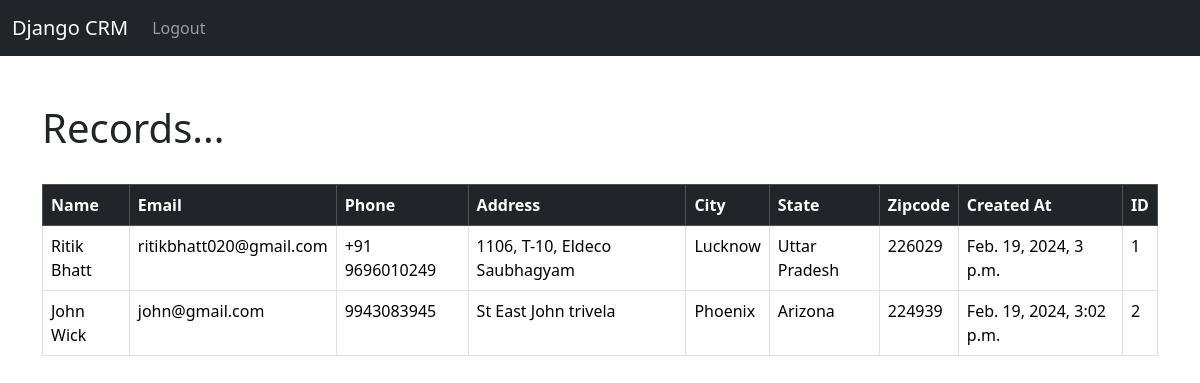
The app's page / (signed in) with its own data.
### website/models.py (models this page shows, shortened)
class Record(models.Model):
    created_at = models.DateTimeField(auto_now_add=True)
    first_name = models.CharField(max_length=50)
    last_name = models.CharField(max_length=50)
    email = models.CharField(max_length=100)
    phone = models.CharField(max_length=15)
    address = models.CharField(max_length=100)
    city = models.CharField(max_length=50)
    state = models.CharField(max_length=50)
    zipcode = models.CharField(max_length=20)

### website/views.py (the view)
# urls.py: 2. Add a URL to urlpatterns:  path('', views.home, name='home')
def home(request):
    records = Record.objects.all()
    if request.method == 'POST':
        username = request.POST['username']
        password = request.POST['password']
        user = authenticate(request, username=username, password=password)
        if user is not None:
            login(request, user)
            messages.success(request, "You have been Logged In!")
            return redirect('home')
        else:
            messages.success(request, "There was an Error Loggin in, please try again...")
            return redirect('home')
    else:
        return render(request, 'home.html', {'records': records})

### website/templates/home.html (shortened to what this page needs)
{% extends "base.html" %}
{% block content %}
{% if user.is_authenticated %}
<h1>Records...</h1>
<table class="table table-hover table-bordered">
    <thead class="table-dark">
      <tr>
        <th scope="col">Name</th>
        <th scope="col">Email</th>
        <th scope="col">Phone</th>
        <th scope="col">Address</th>
        <th scope="col">City</th>
        <th scope="col">State</th>
        <th scope="col">Zipcode</th>
        <th scope="col">Created At</th>
        <th scope="col">ID</th>
      </tr>
    </thead>
    <tbody>
        {% if records %}
        {% for record in records %}
          <tr>
            <td>{{ record.first_name }} {{ record.last_name }} </td>
            <td>{{ record.email }} </td>
            <td>{{ record.phone }} </td>
            <td>{{ record.address }} </td>
            <td>{{ record.city }} </td>
            <td>{{ record.state }} </td>
            <td>{{ record.zipcode }} </td>
            <td>{{ record.created_at }} </td>
            <td>{{ record.id }} </td>
          </tr>
        {% endfor %}
    {% endif %}
    </tbody>
</table>
{% endif %}
{% endblock  %}

### website/templates/base.html (shortened to what this page needs)
<!DOCTYPE html>
<html lang="en">
  <head>
    <link
      href="https://cdn.jsdelivr.net/npm/bootstrap@5.3.2/dist/css/bootstrap.min.css"
      rel="stylesheet"
    />
  </head>
  <body>
    {% include "navbar.html" %}
    <div class="container">
        {% block content %} {% endblock %}
    </div>
  </body>
</html>

### website/templates/navbar.html (shortened to what this page needs)
<nav class="navbar navbar-expand-lg navbar-dark bg-dark">
    <div class="container-fluid">
      <a class="navbar-brand" href="{% url "home" %}">Django CRM</a>
      <div class="collapse navbar-collapse" id="navbarSupportedContent">
        <ul class="navbar-nav me-auto mb-2 mb-lg-0">
          {% if user.is_authenticated %}
          <li class="nav-item">
            <a class="nav-link" href="{% url "logout" %}">Logout</a>
          </li>
          {% endif %}
        </ul>
      </div>
    </div>
  </nav>

### records on screen
Record: first_name "Ritik", last_name "Bhatt", email "ritikbhatt020@gmail.com", phone "+91 9696010249", address "1106, T-10, Eldeco Saubhagyam", city "Lucknow", state "Uttar Pradesh", zipcode "226029", created_at "Feb. 19, 2024, 3 p.m.", id "1"
Record: first_name "John", last_name "Wick", email "john@gmail.com", phone "9943083945", address "St East John trivela", city "Phoenix", state "Arizona", zipcode "224939", created_at "Feb. 19, 2024, 3:02 p.m.", id "2"
